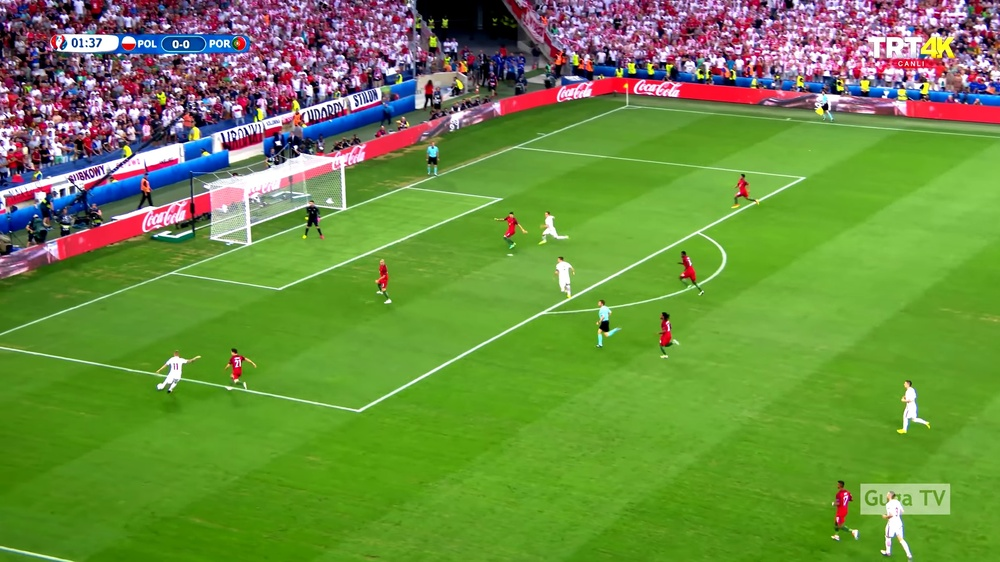
#> input picture Offside_Images/0.jpg, 1000 x 562 px, shrunk from 2560 x 1440 before the run; its folder holds only this picture in this run
$ python evaluate.py
#> lines starting #> are read from the running program, lines starting #| are printed output that depends on the picture; after the words box and inside, x2 and y2 are one past the last pixel; in counts of white or black regions, pixels touching at a corner belong together
### team_classification.py
import json
import cv2
import numpy as np
from sklearn.cluster import DBSCAN

def load_team_classifications(json_path):
    with open(json_path, 'r') as f:
        data = json.load(f)
    return data

def get_image_poses(data, image_id):
    for item in data:
        if item['Image_ID'] == image_id:
            return item['Pose']
    return None

# [77 lines left out: functions get_dominant_color, reclassify_poses_with_dbscan, get_team_dominant_color, not called in this run]

### vanishing_point.py
import cv2
import numpy as np

def det(a, b):
    return a[0] * b[1] - a[1] * b[0]

def line_intersection(line1, line2):
    x_diff = (line1[0][0] - line1[1][0], line2[0][0] - line2[1][0])
    y_diff = (line1[0][1] - line1[1][1], line2[0][1] - line2[1][1])

    div = det(x_diff, y_diff)
    if div == 0:
        return None

    d = (det(*line1), det(*line2))
    x = det(d, x_diff) / div
    y = det(d, y_diff) / div

    return [x, y]

def find_intersections(lines):
    intersections = []
    for i, line_1 in enumerate(lines):
        for line_2 in lines[i + 1:]:
            intersection = line_intersection(line_1, line_2)
            if intersection:
                intersections.append(intersection)
    return intersections

def get_vertical_lines(img, side):
    selectedLines = []
    selectedLinesParams = []
    linesFound = False
    BlueRedMask = 100

    # Adaptive thresholding for green field mask
    while not linesFound and BlueRedMask > 0:
        hsv = cv2.cvtColor(img, cv2.COLOR_BGR2HSV)
        mask = cv2.inRange(hsv, (35, BlueRedMask, BlueRedMask), (70, 255, 255))
        imask = mask > 0
        green = np.zeros_like(img, np.uint8)
        green[imask] = img[imask]

        edges = cv2.Canny(green, 150, 250, apertureSize=3)
        lines = cv2.HoughLines(edges, 1, np.pi/180, 200)

        if lines is not None and len(lines) > 2:
            linesFound = True
        else:
            BlueRedMask -= 10

    if not linesFound:
        return []

    linesFound = False
    if side == 'left':
        # Lines leaning right (goal on left)
        angleMinLimit = 20
        angleMaxLimit = 70
    else:
        # Lines leaning left (goal on right)
        angleMinLimit = 105
        angleMaxLimit = 150

    rLimit = 300
    while not linesFound:
        for line in lines:
            for r, theta in line:
                isLineValid = True
                a = np.cos(theta)
                b = np.sin(theta)

                # angle in degrees
                angle_deg = theta * 180 / np.pi

                if angleMinLimit < angle_deg < angleMaxLimit:
                    x0 = a*r
                    y0 = b*r
                    x1 = int(x0 + 1000*(-b))
                    y1 = int(y0 + 1000*(a))
                    x2 = int(x0 - 1000*(-b))
                    y2 = int(y0 - 1000*(a))

                    if len(selectedLines) > 0:
                        for lineParams in selectedLinesParams:
                            if abs(lineParams[0] - r) < rLimit:
                                isLineValid = False
                        for selectedLine in selectedLines:
                            if not line_intersection(selectedLine, [[x1, y1], [x2, y2]]):
                                isLineValid = False

                    if isLineValid:
                        selectedLines.append([[x1, y1], [x2, y2]])
                        selectedLinesParams.append([r, theta])

        if len(selectedLines) < 2:
            if rLimit >= 75:
                rLimit -= 10
            else:
                angleMinLimit -= 1
                angleMaxLimit += 1
                rLimit = 100
        else:
            linesFound = True

    return selectedLines

def compute_vertical_vanishing_point(img, goalDirection='right'):
    """
    Compute vertical vanishing lines and vanishing point using the markings on the field.
    Returns the vanishing point (x, y) by extracting pitch markings (Hough lines)
    and calculating their intersection convergence.
    """
    selectedLines = get_vertical_lines(img, goalDirection)
    if not selectedLines:
        # Fallback if no lines are found
        return (img.shape[1]/2, -1000)

    intersectionPoints = find_intersections(selectedLines)

    if not intersectionPoints:
        return (img.shape[1]/2, -1000)

    vanishingPointX = 0.0
    vanishingPointY = 0.0
    for point in intersectionPoints:
        vanishingPointX += point[0]
        vanishingPointY += point[1]

    return (vanishingPointX / len(intersectionPoints), vanishingPointY / len(intersectionPoints))

### farthest_projection.py
import numpy as np

def get_angle(vanishing_point, test_point, goalDirection='right'):
    """
    Calculate the angle between the horizontal line passing through the vanishing point
    and the line connecting the vanishing point to the test point.
    """
    reference_point = (0.0, vanishing_point[1])
    a = np.array(reference_point)
    b = np.array(vanishing_point)
    c = np.array(test_point)

    ba = a - b
    bc = c - b

    cosine_angle = np.dot(ba, bc) / (np.linalg.norm(ba) * np.linalg.norm(bc))
    angle = np.arccos(cosine_angle)
    angle = np.degrees(angle)

    if goalDirection == 'left':
        if reference_point[0] > vanishing_point[0]:
            angle = -1 * angle
    elif goalDirection == 'right':
        if reference_point[0] < vanishing_point[0]:
            angle = -1 * angle

    return angle

def get_farthest_point(polygon_pts, vp, goalDirection='right'):
    """
    Find the farthest horizontal projection of the playable body parts of a player
    relative to the goal direction and vanishing point.
    """
    best_pt = None
    best_angle = 360.0
    for pt in polygon_pts:
        # Calculate angle of the line between vp and pt
        angle = get_angle(vp, (pt['x'], pt['y']), goalDirection)
        if angle < best_angle:
            best_angle = angle
            best_pt = pt
    return best_pt, best_angle

def process_team_farthest_points(poses, vp, goalDirection='right'):
    """
    Given poses clustered by team, find farthest points for all players.
    Returns format required for offside decision:
    [id, teamId, keyPoints, leftmostPoint, angleAtVanishingPoint]
    """
    pose_estimations = []
    player_id = 0
    # Map teams to IDs for the offside detection logic
    team_mapping = {'Team1': 0, 'Team2': 1, 'GK': 2}

    for team, teamId in team_mapping.items():
        if team not in poses:
            continue
        for player in poses[team]:
            pts = player['geometry']
            farthest_pt, angle = get_farthest_point(pts, vp, goalDirection)
            if farthest_pt:
                # leftmostPoint format [y, x]
                pose_estimations.append([player_id, teamId, pts, [farthest_pt['y'], farthest_pt['x']], angle])
                player_id += 1

    return pose_estimations

### offside_detection.py
def get_offside_decision(pose_estimations, attackingTeamId, defendingTeamId, isKeeperFound):
    """
    Novel computation algorithm to find all players in an offside position.
    pose_estimations: list of [id, teamId, keyPoints, leftmostPoint, angleAtVanishingPoint]
    """
    # 1. Get the last defending man
    currMinAngle = 360.0
    last_defending_man = -1

    for pose in pose_estimations:
        if pose[1] in [defendingTeamId, 2]: # 2 is keeper
            # The angle is the last element (pose[-1])
            if pose[-1] < currMinAngle:
                currMinAngle = pose[-1]
                last_defending_man = pose[0]

    # Exclude the last man (who is typically the goalkeeper or furthest defender)
    # to find the second last man for the actual offside line
    exclude_last_man_id = last_defending_man
    currMinAngle = 360.0
    last_defending_man = -1

    for pose in pose_estimations:
        if (pose[1] == defendingTeamId or pose[1] == 2) and pose[0] != exclude_last_man_id:
            if pose[-1] < currMinAngle:
                currMinAngle = pose[-1]
                last_defending_man = pose[0]

    # 2. Get decision for each detected player
    for pose in pose_estimations:
        # Check attacking team
        if pose[1] == attackingTeamId:
            # If the attacker's angle is smaller than the second last defender's angle, they are offside
            if pose[-1] < currMinAngle:
                pose.append('off')
            else:
                pose.append('on')
        # Check defending team
        else:
            if pose[1] == 3: # Referee
                pose.append('ref')
            else:
                pose.append('def')

    return pose_estimations, last_defending_man

def detect_offside_players(pose_estimations, attackingTeamId=0, defendingTeamId=1):
    """
    Evaluates all pose_estimations and identifies:
      1) The last defending man
      2) Which attacking players are offside

    pose_estimations format: [p_id, teamId, pts, leftmost, angle]
    returns: updated pose_estimations with decision appended, and the p_id of the last defending man

    attackingTeamId and defendingTeamId are determined dynamically based on user input.
    """
    isKeeperFound = any(p[1] == 2 for p in pose_estimations)

    pose_estimations, last_defending_man = get_offside_decision(
        pose_estimations,
        attackingTeamId,
        defendingTeamId,
        isKeeperFound
    )

    return pose_estimations, last_defending_man

### evaluate.py
"""
Precision & Recall evaluation for the offside detection pipeline.

Ground truth assumption: All images in Offside_Images/ depict an offside scenario,
meaning at least one attacking player should be classified as 'off'.
"""
import os
import cv2
import numpy as np

from team_classification import load_team_classifications, get_image_poses
from vanishing_point import compute_vertical_vanishing_point
from farthest_projection import process_team_farthest_points
from offside_detection import detect_offside_players


def run_evaluation():
    dataset_path = '.'
    json_path = os.path.join(dataset_path, 'final_data.json')
    images_dir = os.path.join(dataset_path, 'Offside_Images')

    data = load_team_classifications(json_path)
#> (reads final_data.json from the repository)

    # Ground truth: every image in the dataset IS an offside scenario
    # TP = pipeline correctly detects offside (at least 1 player flagged 'off')
    # FN = pipeline misses offside (0 players flagged 'off' when there should be)
    # FP = not applicable here since all images are offside (no non-offside images)
    #
    # We also evaluate per-image statistics for deeper analysis.

    tp = 0   # Correctly detected offside in an offside image
    fn = 0   # Failed to detect any offside in an offside image
    total_images = 0
    total_offside_players = 0
    total_onside_players = 0
    total_defenders = 0

    results = []

    for item in data:
        img_id = item['Image_ID']
        img_path = os.path.join(images_dir, img_id)
        img = cv2.imread(img_path)
#> img is the input picture: shape (562, 1000, 3); mean B, G, R 65.8, 141.9, 108.1
        if img is None:
            continue

        poses = get_image_poses(data, img_id)
        if not poses or not isinstance(poses, dict):
            continue

        # Dynamically determine goal direction based on GK
        goalDirection = 'right'
        gk_pose = poses.get('GK', [])
        if gk_pose and len(gk_pose) > 0 and len(gk_pose[0]['geometry']) > 0:
            gk_x = gk_pose[0]['geometry'][0]['x']
            if gk_x < (img.shape[1] / 2):
                goalDirection = 'left'

        vp = compute_vertical_vanishing_point(img, goalDirection)
#> the loop in get_vertical_lines, `while not linesFound and BlueRedMask > 0:` made 1 pass
#> pass 1, in get_vertical_lines, `mask = cv2.inRange(hsv, (35, BlueRedMask, BlueRedMask), (70, 255, 255))`:
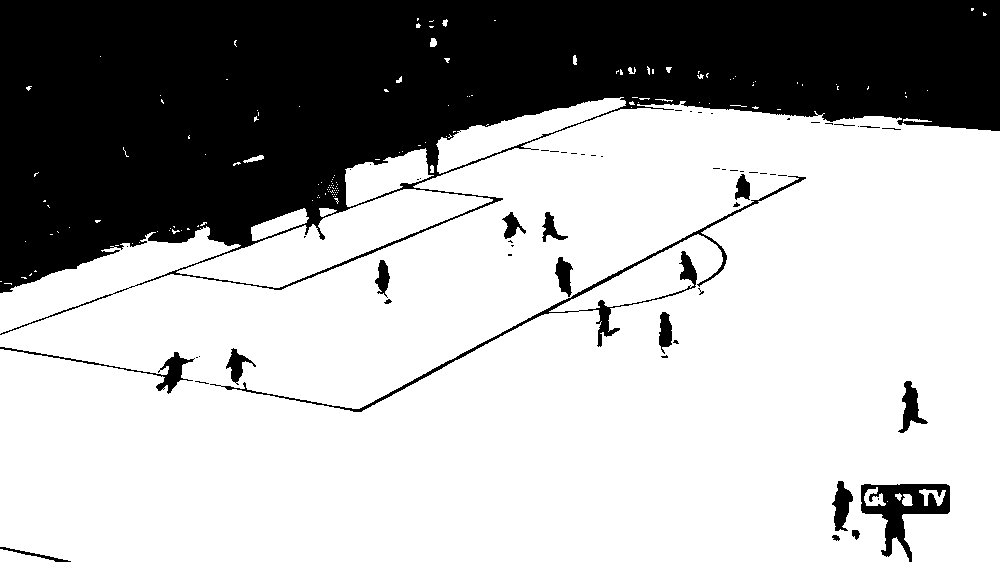
#> mask: shape (562, 1000); 68.5% white; 60 black regions (39 under 20 px), largest, box (x1, y1, x2, y2) and area: (0, 0, 1000, 335) 165893, (210, 176, 806, 412) 3010, (861, 484, 950, 562) 2737
#> pass 1, in get_vertical_lines, `edges = cv2.Canny(green, 150, 250, apertureSize=3)`:
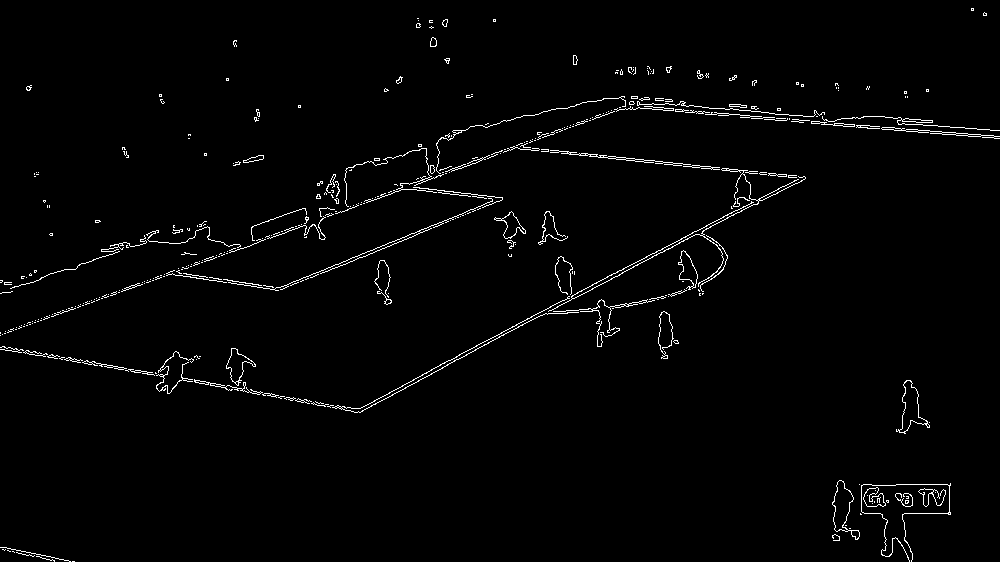
#> edges: shape (562, 1000); 1.8% white in thin lines or dots
#> after the loop in get_vertical_lines, `while not linesFound and BlueRedMask > 0:`:
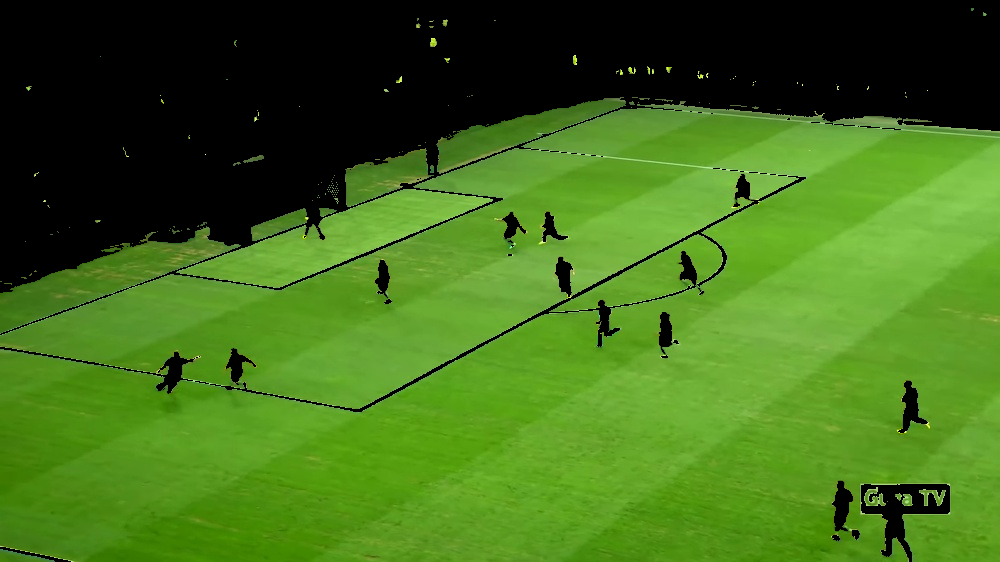
#> green: shape (562, 1000, 3); mean B, G, R 26.3, 108.9, 65.5
#> after the loop in get_vertical_lines, `while not linesFound and BlueRedMask > 0:`: BlueRedMask = 100
#> in compute_vertical_vanishing_point, `selectedLines = get_vertical_lines(img, goalDirection)`: selectedLines = [[[-1004, -12], [984, 197]], [[-831, 638], [1047, -46]]]
#> the loop in find_intersections, `for i, line_1 in enumerate(lines):` made 2 passes
#> line_1 on pass 1: [[-1004, -12], [984, 197]]
#> line_1 on pass 2: [[-831, 638], [1047, -46]]
#> after the loop in find_intersections, `for i, line_1 in enumerate(lines):`: intersections = [[515.1, 147.7]]
#> the loop in compute_vertical_vanishing_point, `for point in intersectionPoints:` made 1 pass
#> after the loop in compute_vertical_vanishing_point, `for point in intersectionPoints:`: vanishingPointX = 515.1; vanishingPointY = 147.7
#> vp = (515.1, 147.7)
        pose_estimations = process_team_farthest_points(poses, vp, goalDirection)
#> the loop in process_team_farthest_points, `for team, teamId in team_mapping.items():` made 3 passes
        pose_estimations, last_defending_man = detect_offside_players(pose_estimations)
#> the loop in get_offside_decision, `for pose in pose_estimations:` made 13 passes

        # Count decisions
        offside_count = sum(1 for p in pose_estimations if p[-1] == 'off')
        onside_count = sum(1 for p in pose_estimations if p[-1] == 'on')
        defender_count = sum(1 for p in pose_estimations if p[-1] == 'def')

        total_offside_players += offside_count
        total_onside_players += onside_count
        total_defenders += defender_count
        total_images += 1

        detected_offside = offside_count > 0

        if detected_offside:
            tp += 1
        else:
            fn += 1

        results.append({
            'image': img_id,
            'offside_detected': detected_offside,
            'offside_count': offside_count,
            'onside_count': onside_count,
            'defender_count': defender_count,
            'total_players': len(pose_estimations)
        })

    # Since ALL images are offside scenarios (ground truth = positive):
    # Precision = TP / (TP + FP). With no negative images, FP = 0 among true offside images.
    # But we can still measure if the system ever says "offside" when it shouldn't
    # by looking at the ratio of correct detections.
    #
    # For a meaningful metric, we compute:
    #   - Detection Rate (Recall) = TP / (TP + FN)
    #   - Since there are no non-offside images, Precision = 1.0 by definition
    #     (every detection is on a true offside image)

    precision = tp / (tp + 0) if (tp + 0) > 0 else 0  # No FP possible in this dataset
    recall = tp / (tp + fn) if (tp + fn) > 0 else 0
    f1 = 2 * precision * recall / (precision + recall) if (precision + recall) > 0 else 0

    print("=" * 60)
    print("  OFFSIDE DETECTION — EVALUATION REPORT")
    print("=" * 60)
    print(f"\n  Total Images Evaluated  : {total_images}")
    print(f"  Ground Truth            : All images are offside scenarios")
    print()
    print(f"  True Positives  (TP)    : {tp}  (offside correctly detected)")
    print(f"  False Negatives (FN)    : {fn}  (offside missed)")
    print()
    print(f"  Precision               : {precision:.4f}")
    print(f"  Recall (Detection Rate) : {recall:.4f}")
    print(f"  F1 Score                : {f1:.4f}")
    print()
    print("-" * 60)
    print("  PLAYER-LEVEL STATISTICS")
    print("-" * 60)
    print(f"  Total Players Processed : {total_offside_players + total_onside_players + total_defenders}")
    print(f"  Flagged Offside         : {total_offside_players}")
    print(f"  Flagged Onside          : {total_onside_players}")
    print(f"  Flagged Defender        : {total_defenders}")
    print()

    # Per-image breakdown
    print("-" * 60)
    print("  PER-IMAGE BREAKDOWN")
    print("-" * 60)
    print(f"  {'Image':<12} {'Offside?':<10} {'#Off':<6} {'#On':<6} {'#Def':<6} {'Total':<6}")
    print(f"  {'-'*10:<12} {'-'*8:<10} {'-'*4:<6} {'-'*4:<6} {'-'*4:<6} {'-'*4:<6}")
    for r in results:
        status = "YES" if r['offside_detected'] else "NO"
        print(f"  {r['image']:<12} {status:<10} {r['offside_count']:<6} {r['onside_count']:<6} {r['defender_count']:<6} {r['total_players']:<6}")

    print("=" * 60)


if __name__ == '__main__':
    run_evaluation()
